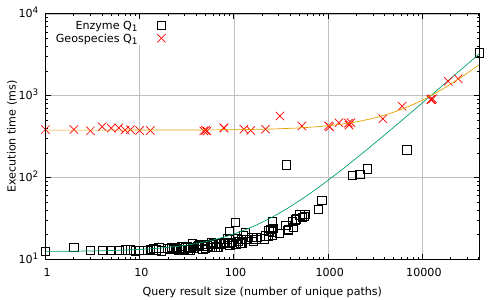

Write the gnuplot code that produced this figure.
set datafile separator ','

set terminal pdf
set output 'time_per_paths_SCO.pdf'

set ylabel 'Execution time (ms)' # label for the Y axis
set xlabel 'Query result size (number of unique paths)' # label for the X axis

set format y "10^%L"

set logscale x 10

set logscale y 10

f_enzime_SCO(x) = a1*x + b1

fit f_enzime_SCO(x) 'enzime/enzime_SCO_sg_time_per_paths.csv' using 1:2 via a1,b1

f_geo_SCO(x) = a2*x + b2

fit f_geo_SCO(x) 'geo/geo_SCO_sg_time_per_paths.csv' using 1:2 via a2,b2

set key left top

set style line 100 lt 1 lc rgb "grey" lw 0.5 # linestyle for the grid
set grid ls 100 # enable grid with specific linestyle

plot 'enzime/enzime_SCO_sg_stat_time_per_paths.csv' using 1:6 pt 4 linecolor black title "Enzyme Q_1",  f_enzime_SCO(x) notitle, 'geo/geo_SCO_sg_stat_time_per_paths.csv' using 1:6 pt 2 linecolor rgb "red" title "Geospecies Q_1",  f_geo_SCO(x) notitle 


#plot 'enzime/enzime_SCO_sg_stat_time_per_paths.csv' using 1:2:3:4:5 with candlesticks whiskerbars 0.5 lw 0.5 title "x", '' using 1:6:6:6:6 with candlesticks notitle lw 0.5 lc rgb "#008800",  f_enzime_SCO(x), 'geo/geo_SCO_sg_stat_time_per_paths.csv' using 1:2:3:4:5 with candlesticks whiskerbars 0.5 lw 0.5 title "x", '' using 1:6:6:6:6 with candlesticks notitle lw 0.5 lc rgb "#008800", f_geo_SCO(x)

